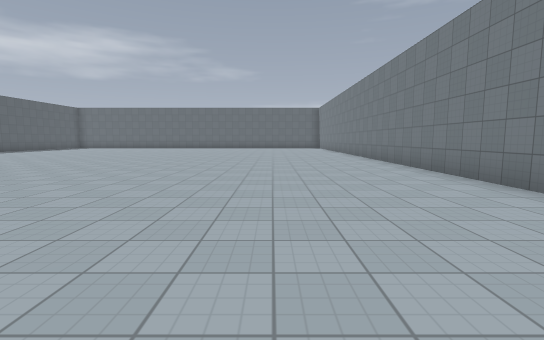
View 1 (above)

20 first-person views from a walk through a Godot game level. The camera is 1.4 m above the floor, tilts 6° down and sees 85° across. The floor is counted in squares, 2 m on a side. Each view is taken from the middle of a square. On the plan, view 1 faces up. The plan holds only what a view shows up to about 10 squares ahead; the rest is blank. The place goes on beyond the plan. Surface patterns are stand-ins for the level's own textures.

View 2
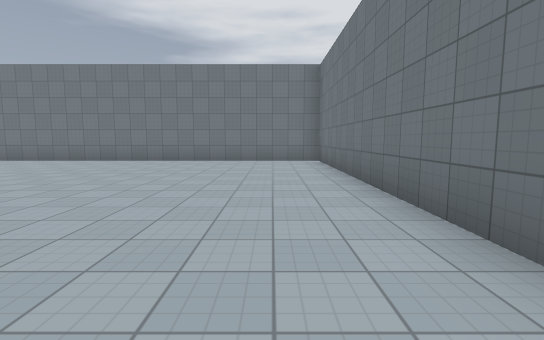

View 3
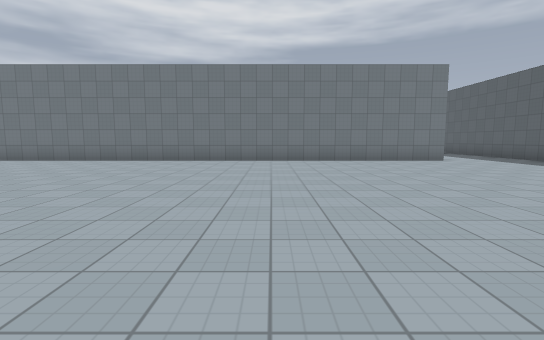

View 4
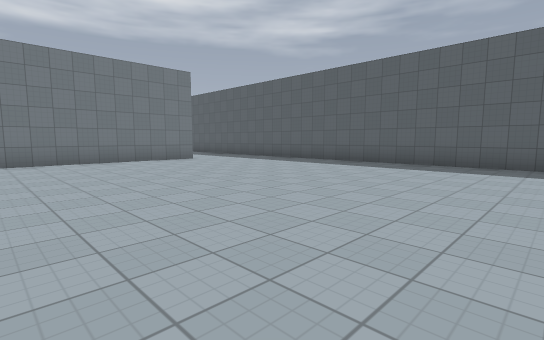

View 5
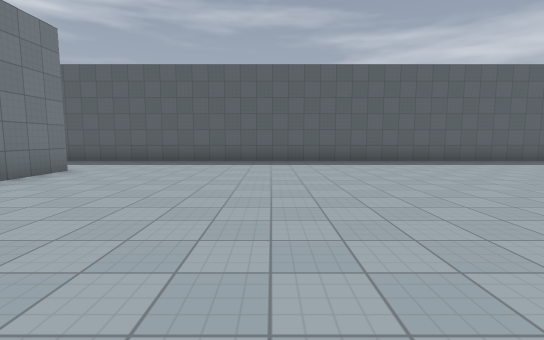

View 6
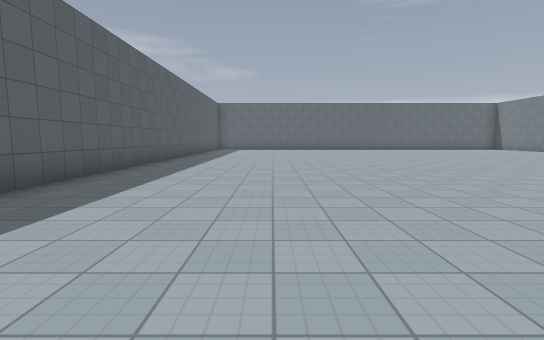

View 7
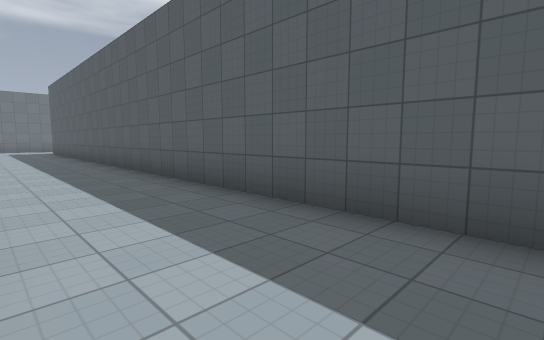

View 8
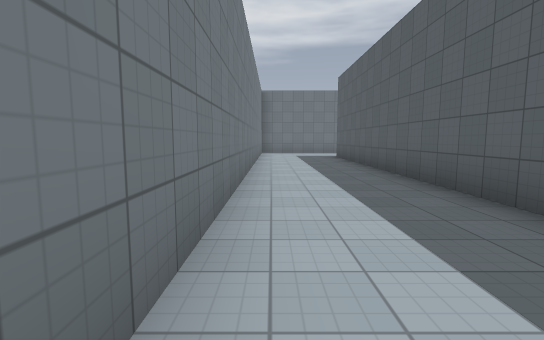

View 9
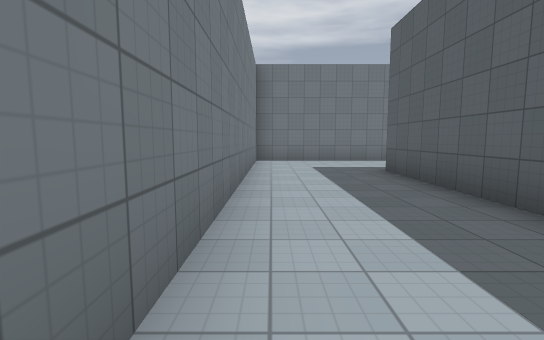

View 10
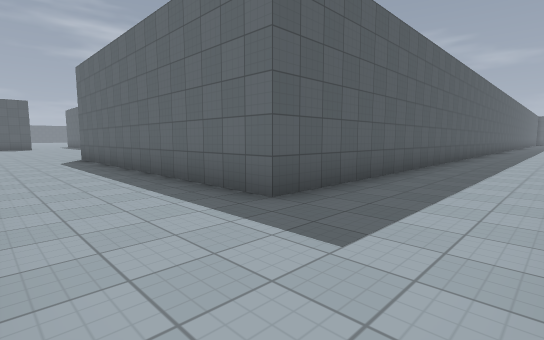

View 11
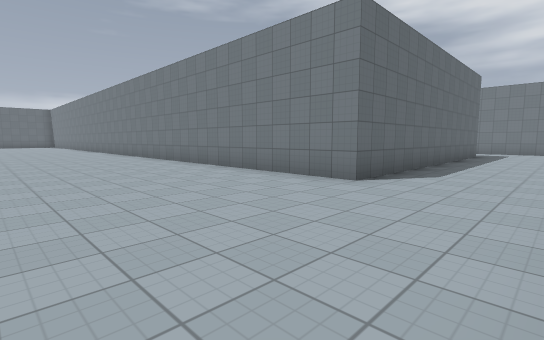

View 12
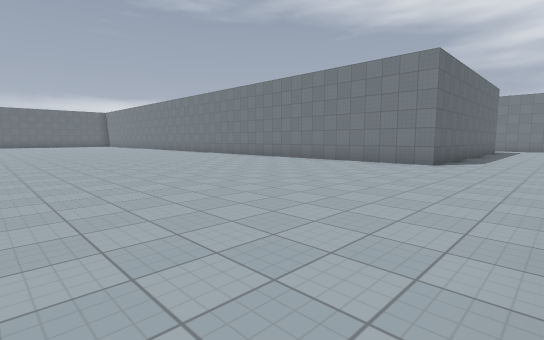

View 13
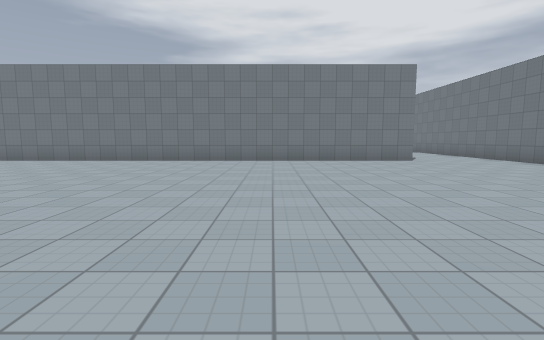

View 14
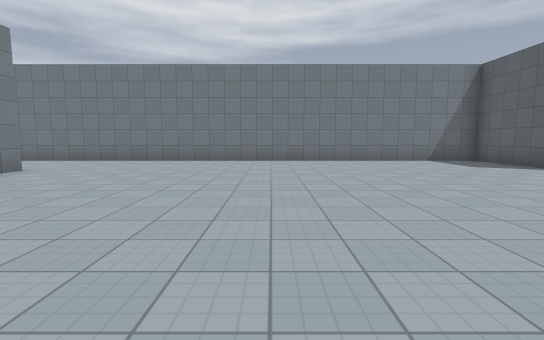

View 15
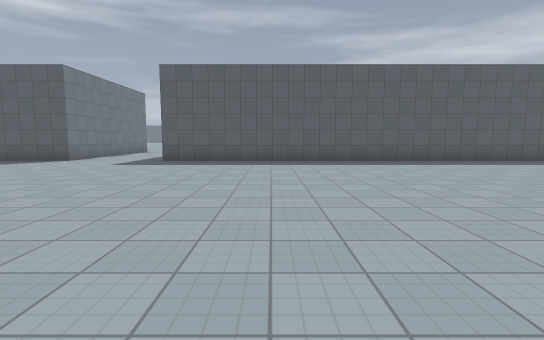

View 16
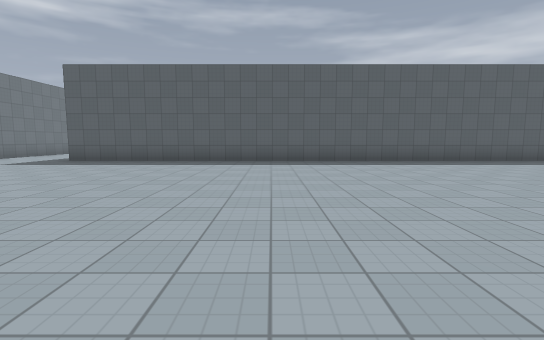

View 17
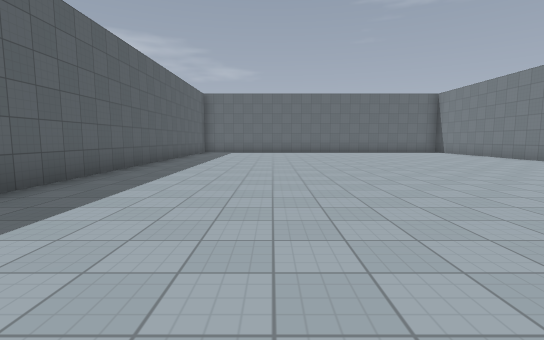

View 18
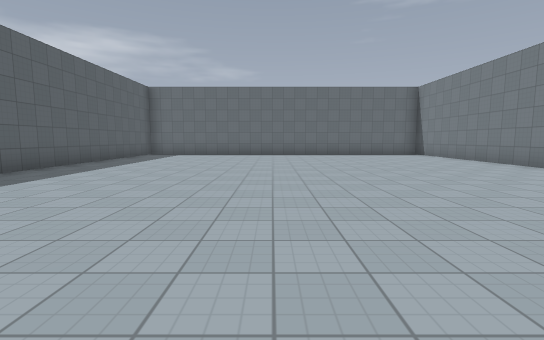

View 19
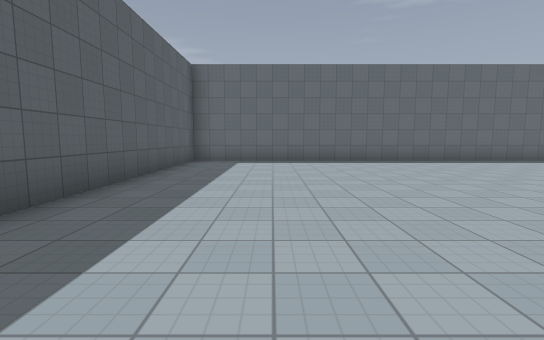

View 20
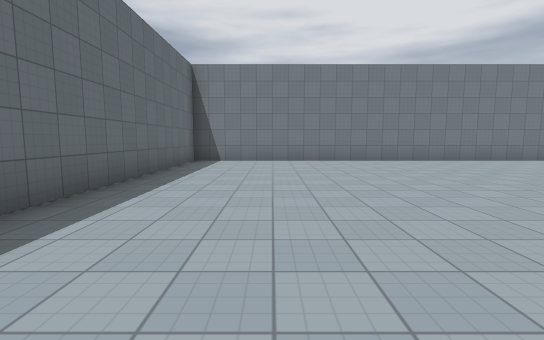

### Floor plan
Points are (right, up) in squares from view 1. A wall is a line through its corners. A room is listed if a view was taken in it or the views show most of it. See-through windows are left out.
Room 1 (views 1, 2, 3, 4, 5, 6, 7, 8, 9, 10)
walls: (-11.6, -1.5) (3.5, -1.5) (3.5, 10.1); (-14.5, 13) (-14.5, -16.5); (-14.6, -19.5) (-11.5, -19.5) (-11.5, -5.5)
ways out: opening at (-14, -18) to room 2
Room 2 (views 11, 12, 13, 14, 15, 16, 17, 18, 19, 20)
walls: (-23.5, -0.8) (-23.5, 10.5) (-35.5, 10.5) (-35.5, -13.5); (-36.1, -16.5) (-35.5, -16.5) (-35.5, -19.5) (-20.9, -19.5); (-14.5, -16.5) (-23.5, -16.5) (-23.5, -3.2); (-15.8, -19.5) (-14.6, -19.5)
ways out: opening at (-14, -18) to room 1

Where each view was taken, in squares from view 1:
view 1: 0 up, 0 right, facing up
view 2: 0 up, 6 left, facing right
view 3: 8 up, 6 left, facing down
view 4: 8 up, 6 left, facing down-left
view 5: 3 up, 5 left, facing left
view 6: 3 up, 11 left, facing up
view 7: 0 up, 12 left, facing down-left
view 8: 5 down, 12 left, facing down
view 9: 10 down, 12 left, facing down
view 10: 19 down, 12 left, facing up-left
view 11: 19 down, 28 left, facing up-right
view 12: 19 down, 32 left, facing up-right
view 13: 12 down, 33 left, facing right
view 14: 10 down, 29 left, facing down
view 15: 10 down, 26 left, facing left
view 16: 7 down, 26 left, facing left
view 17: 5 down, 32 left, facing up
view 18: 3 down, 30 left, facing up
view 19: 1 up, 33 left, facing up
view 20: 8 up, 33 left, facing right
